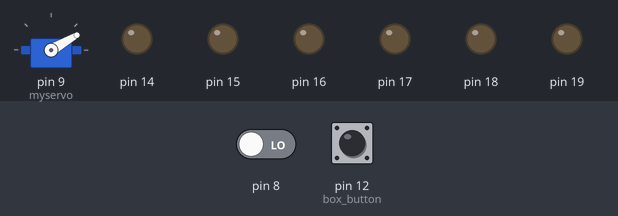
The sketch below on a simulated Arduino Uno, built with avr-gcc and run on an emulated ATmega328P. Shown: servo, output pins drawn as LEDs (lit = HIGH). Inputs (shaded band) come from the test bench; at power-on: pin 12 (box_button) LOW, pin 8 LOW.

Above: at 6.8 s.
6.9 s: pin 12 (box_button) pulled HIGH for 0.15 s
At 7.06 s:
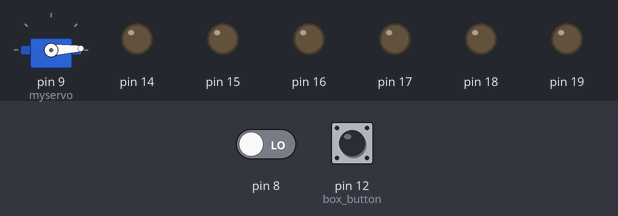
17.6 s: pin 12 (box_button) pulled HIGH for 1 s
At 19.72 s:
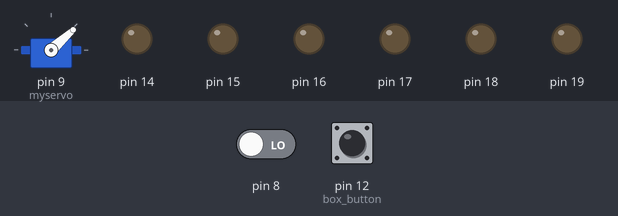
Timing chart, 0 to 25.1 s (numbered marks = the images above; inputs shaded):
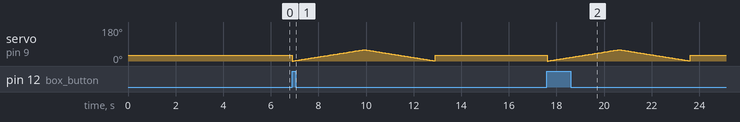

The sketch:

X-Ray_Skull_-_Motor_Sound_28.ino
```cpp
// (licence header left out)
#include <Servo.h> // for controlling servo motor
#include <Wire.h> // to connnect with other boxes with the i2c protocol, for sound playback
#include "Adafruit_MCP23008.h" // to connnect with the i2c expander, for sound playback
// Download the latest Adafruit_MCP23008 code here: https://github.com/adafruit/Adafruit-MCP23008-library

// Connect the red wire from the pataphysical bus to the 5V pin on Arduino
// Connect the black wire from the pataphysical bus to any ground pin on Arduino
// Connect the green wire from the pataphysical bus to Analog 5 (i2c clock)
// Connect the blue (or yellow) wire from the pataphysical bus to Analog 4 (i2c data)

Adafruit_MCP23008 mcp; // instantiate Adafruit_MCP23008 mcp

const int box_button = 12 ; // the switch for the whole box is on pin 12 -- it is triggered when you open the box.

Servo myservo;  // create servo object to control a servo
                // a maximum of eight servo objects can be created

int pos = 0;    // variable to store the servo position


int buttonState = 0;         // variable for reading the pushbutton status
int oldbuttonState = 0;      // for button changes
// int SoundPlaybackState = 0; // set to "0" by default, so the sound will play the first time.
int songValue = 28;  // Play Track 28 (Box #28), the X-Ray Skull
int quietValue = 0;  // TRK0 means stop playing


//********************  SETUP    **********************

void setup()
{

Serial.begin(9600); // enables serial connection

// first position the skull's head in the center

myservo.attach(9);  // attaches the servo on pin 9 to the servo object

myservo.write(30);   // tell servo to go to the center, while we wait for sound server delay.

myservo.detach();  // detaches the servo to avoid straining it while we wait

// then play the sound


delay(200*songValue); // wait a few seconds before connecting with the sound server.
mcp.begin();      // use default address 0, based at 0x20

}

//********************  MAIN LOOP    **********************


void loop()
{
  oldbuttonState = buttonState;
  buttonState = digitalRead(box_button);
  // check if the pushbutton is pressed.
  // if it is, the buttonState is HIGH, nc button:
  if (buttonState != oldbuttonState) {
    if (buttonState == HIGH) {

    // play the sound
      mcp.writeGPIO(songValue);

    // then move the skull's head

  myservo.attach(9);  // attaches the servo on pin 9 to the servo object


  for(pos = 0; pos < 60; pos += 1)  // goes from 0 degrees to 180 degrees
  {                                  // in steps of 1 degree

  myservo.write(pos);              // tell servo to go to position in variable 'pos'

  delay(50);                       // wait for the servo to reach the position

  }
  for(pos = 60; pos>=1; pos-=1)     // goes from 180 degrees to 0 degrees
  {
    myservo.write(pos);              // tell servo to go to position in variable 'pos'
    delay(50);                       // wait for the servo to reach the position
  }

   myservo.detach();  // detaches the servo to avoid straining it while we wait

    }
    else {
      mcp.writeGPIO(quietValue);


    // position the skull's head in the center

    myservo.attach(9);  // attaches the servo on pin 9 to the servo object

    myservo.write(30);  // tell servo to go to the center, while we wait for sound server delay.

    myservo.detach();  // detaches the servo to avoid straining it while we wait

    }
  }
  oldbuttonState = buttonState;

}
```
